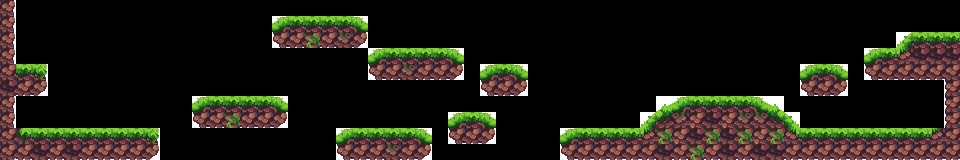

This is a level from a 2D game, rendered from its Tiled map with the project's own tilesets. A one-line summary and the complete map file follow:
An orthogonal 60x10 tile map with 16x16 px tiles, 1 tile layer (tiles), 1 hidden layer not drawn.

<map version="1.10" tiledversion="1.10.2" orientation="orthogonal" renderorder="right-down" width="60" height="10" tilewidth="16" tileheight="16" infinite="0" nextlayerid="3" nextobjectid="1">
 <tileset firstgid="1" source="Assets.tsx" />
 <layer id="2" name="grass" width="60" height="10" visible="0" locked="1">
  <data encoding="csv">
0,0,0,0,0,0,0,0,0,0,0,0,0,0,0,0,0,0,0,0,0,0,0,0,0,0,0,0,0,0,0,0,0,0,0,0,0,0,0,0,0,0,0,0,0,0,0,0,0,0,0,0,0,0,0,0,0,0,0,0,
0,0,0,0,0,0,0,0,0,0,0,0,0,0,0,0,0,0,0,0,0,0,0,0,0,0,0,0,0,0,0,0,0,0,0,0,0,0,0,0,0,0,0,0,0,0,0,0,0,0,0,0,0,0,0,0,0,0,0,0,
0,0,0,0,0,0,0,0,0,0,0,0,0,0,0,0,0,0,0,0,0,0,0,0,0,0,0,0,0,0,0,0,0,0,0,0,0,0,0,0,0,0,0,0,0,0,0,0,0,0,0,0,0,0,0,0,0,0,0,0,
0,0,0,0,0,0,0,0,0,0,0,0,0,0,0,0,0,0,0,0,0,0,0,0,0,0,0,0,0,0,0,0,0,0,0,0,0,0,0,0,0,0,0,0,0,0,0,0,0,0,0,0,0,0,0,0,0,0,0,0,
0,0,0,0,0,0,0,0,0,0,0,0,0,0,0,0,0,0,0,0,0,0,0,0,0,0,0,0,0,0,0,0,0,0,0,0,0,0,0,0,0,0,0,0,0,0,0,0,0,0,0,0,0,0,0,0,0,0,0,0,
0,0,0,0,0,0,0,0,0,0,0,0,0,0,0,0,0,0,0,0,0,0,0,0,0,0,0,0,0,0,0,0,0,0,0,0,0,0,0,0,0,0,0,0,0,0,0,0,0,0,0,0,0,0,0,0,0,0,0,0,
0,0,0,0,0,0,0,0,0,0,0,0,0,0,0,0,0,0,0,0,0,0,0,0,0,0,0,0,0,0,0,0,0,0,0,0,0,0,0,0,0,0,0,0,0,0,0,0,0,0,0,0,0,0,0,0,0,0,0,0,
0,0,0,0,0,0,0,0,0,0,0,0,0,0,0,0,0,0,0,0,0,0,0,0,0,0,0,0,0,0,0,0,0,0,0,0,0,0,0,0,0,0,0,0,0,0,0,0,0,0,0,0,0,0,0,0,0,0,0,0,
0,0,0,0,0,0,0,0,0,0,0,0,0,0,0,0,0,0,0,0,0,0,0,0,0,0,0,0,0,0,0,0,0,0,0,0,0,0,0,0,0,0,0,0,0,0,0,0,0,0,0,0,0,0,0,0,0,0,0,0,
0,0,0,0,0,0,0,0,0,0,0,0,0,0,0,0,0,0,0,0,0,0,0,0,0,0,0,0,0,0,0,0,0,0,0,0,0,0,0,0,0,0,0,0,0,0,0,0,0,0,0,0,0,0,0,0,0,0,0,0
</data>
 </layer>
 <layer id="1" name="tiles" width="60" height="10">
  <data encoding="csv">
56,0,0,0,0,0,0,0,0,0,0,0,0,0,0,0,0,0,0,0,0,0,0,0,0,0,0,0,0,0,0,0,0,0,0,0,0,0,0,0,0,0,0,0,0,0,0,0,0,0,0,0,0,0,0,0,0,0,0,0,
56,0,0,0,0,0,0,0,0,0,0,0,0,0,0,0,0,9,4,4,4,4,11,0,0,0,0,0,0,0,0,0,0,0,0,0,0,0,0,0,0,0,0,0,0,0,0,0,0,0,0,0,0,0,0,0,0,0,0,0,
56,0,0,0,0,0,0,0,0,0,0,0,0,0,0,0,0,77,104,62,104,36,81,0,0,0,0,0,0,0,0,0,0,0,0,0,0,0,0,0,0,0,0,0,0,0,0,0,0,0,0,0,0,0,0,0,32,10,4,4,
56,0,0,0,0,0,0,0,0,0,0,0,0,0,0,0,0,0,0,0,0,0,0,9,4,4,4,4,11,0,0,0,0,0,0,0,0,0,0,0,0,0,0,0,0,0,0,0,0,0,0,0,0,0,9,4,57,54,54,54,
55,4,31,0,0,0,0,0,0,0,0,0,0,0,0,0,0,0,0,0,0,0,0,77,104,36,104,104,81,0,9,4,11,0,0,0,0,0,0,0,0,0,0,0,0,0,0,0,0,0,9,4,11,0,77,104,104,104,104,78,
54,104,81,0,0,0,0,0,0,0,0,0,0,0,0,0,0,0,0,0,0,0,0,0,0,0,0,0,0,0,77,104,81,0,0,0,0,0,0,0,0,0,0,0,0,0,0,0,0,0,77,104,81,0,0,0,0,0,0,52,
56,0,0,0,0,0,0,0,0,0,0,0,9,4,4,4,4,11,0,0,0,0,0,0,0,0,0,0,0,0,0,0,0,0,0,0,0,0,0,0,0,8,9,10,10,10,10,11,12,0,0,0,0,0,0,0,0,0,0,52,
56,0,0,0,0,0,0,0,0,0,0,0,77,104,62,104,104,81,0,0,0,0,0,0,0,0,0,0,9,4,11,0,0,0,0,0,0,0,0,0,32,33,34,35,54,35,36,36,37,38,0,0,0,0,0,0,0,0,0,52,
55,30,4,4,4,4,4,4,4,5,0,0,0,0,0,0,0,0,0,0,0,9,4,4,4,4,11,0,77,104,81,0,0,0,0,9,4,4,4,4,57,62,35,54,62,54,62,35,62,63,4,4,4,4,4,4,4,4,57,29,
80,104,54,104,54,104,104,104,104,105,0,0,0,0,0,0,0,0,0,0,0,77,104,104,36,104,81,0,0,0,0,0,0,0,0,77,104,104,104,104,104,54,104,62,104,54,104,54,54,104,104,104,104,104,104,104,104,104,104,104
</data>
 </layer>
</map>